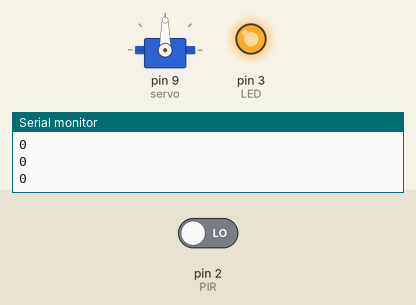
Bench run of a sketch on a simulated Arduino Uno, built with avr-gcc and run on an emulated ATmega328P. Parts: servo, output pins drawn as LEDs (lit = HIGH), the last lines printed to the serial monitor. Inputs (shaded band) come from the test bench; at power-on: pin 2 (PIR) LOW.

Above: at 1.2 s.
1.3 s: pin 2 (PIR) driven HIGH
At 1.8 s:
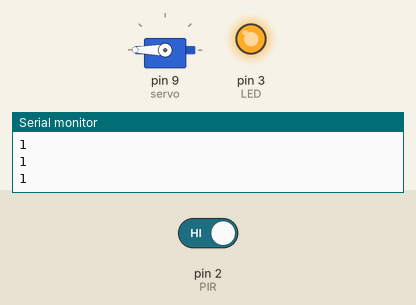
Timing chart, 0 to 4.3 s (numbered marks = the images above; inputs shaded):
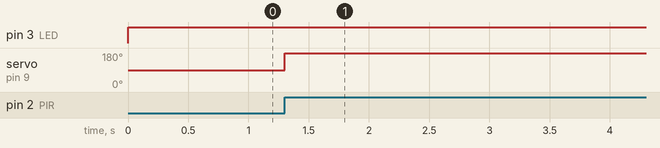

Measured:
- after the input at 1.3 s, pin 3 (LED): stays HIGH (without the input it goes to LOW after 3.7 s); servo on pin 9 (servo): 90° → 180° at once

The sketch:

sketch_sep11a.ino
```cpp
#include <Servo.h>

const int PIR = 2;
const int LED = 3;
Servo servo;

unsigned long start_time = millis();

const int open_degree = 180;
const int close_degree = 0;

void setup() {
  Serial.begin(9600);
  pinMode(PIR, INPUT);
  pinMode(LED, OUTPUT);
  servo.attach(9);
}

void loop() {
  int input = digitalRead(PIR);
  if (input == HIGH)
  {
    start_time = millis();
    servo.write(open_degree);
  }

  if (millis() - start_time < 5000)
  {
    digitalWrite(LED, HIGH);
  }
  else
  {
    digitalWrite(LED, LOW);
  }

  if (millis() - start_time > 10000)
  {
    servo.write(close_degree);
  }

  Serial.println(input);
  delay(100);
}
```
